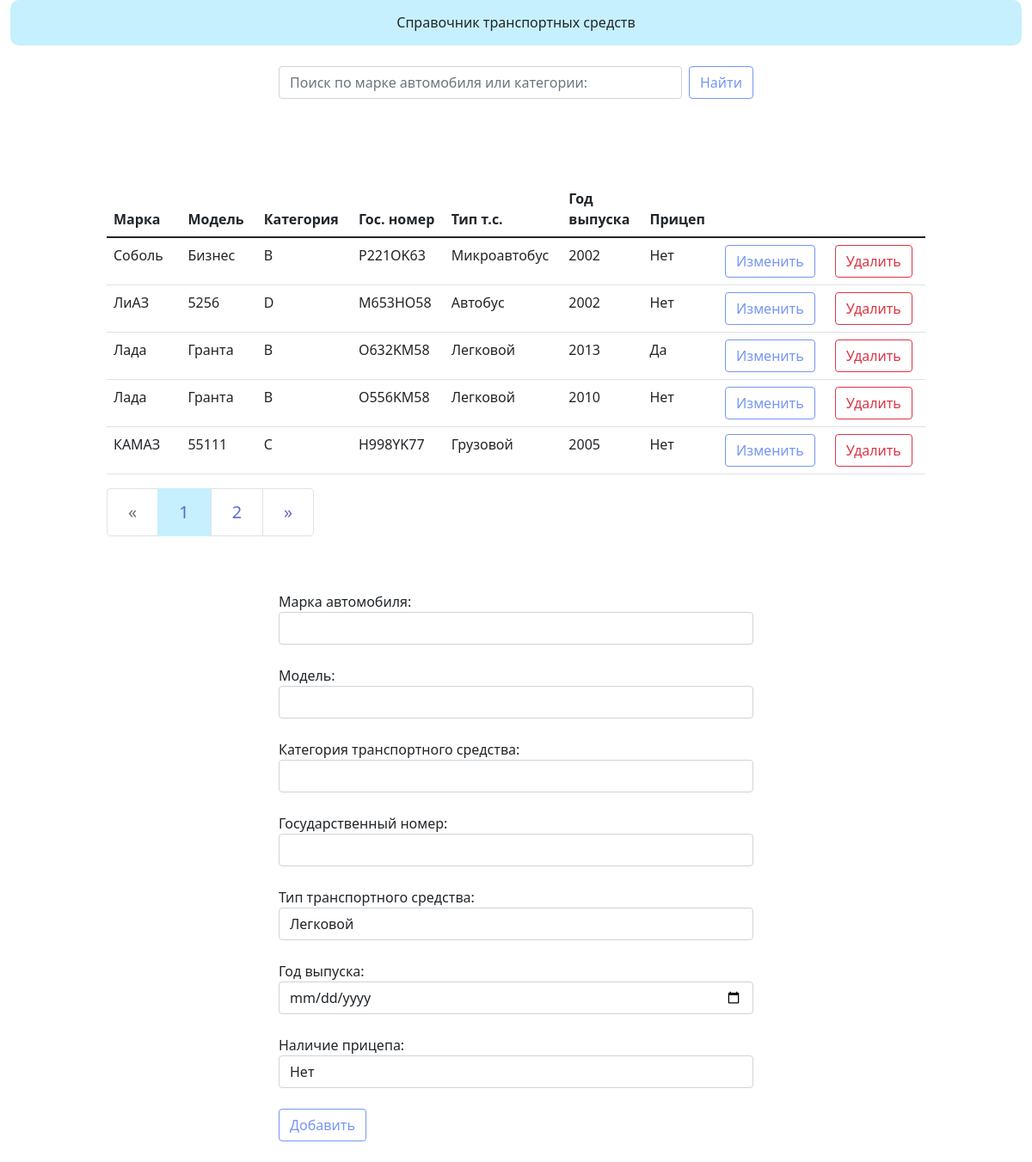
Before: / with the older database file.
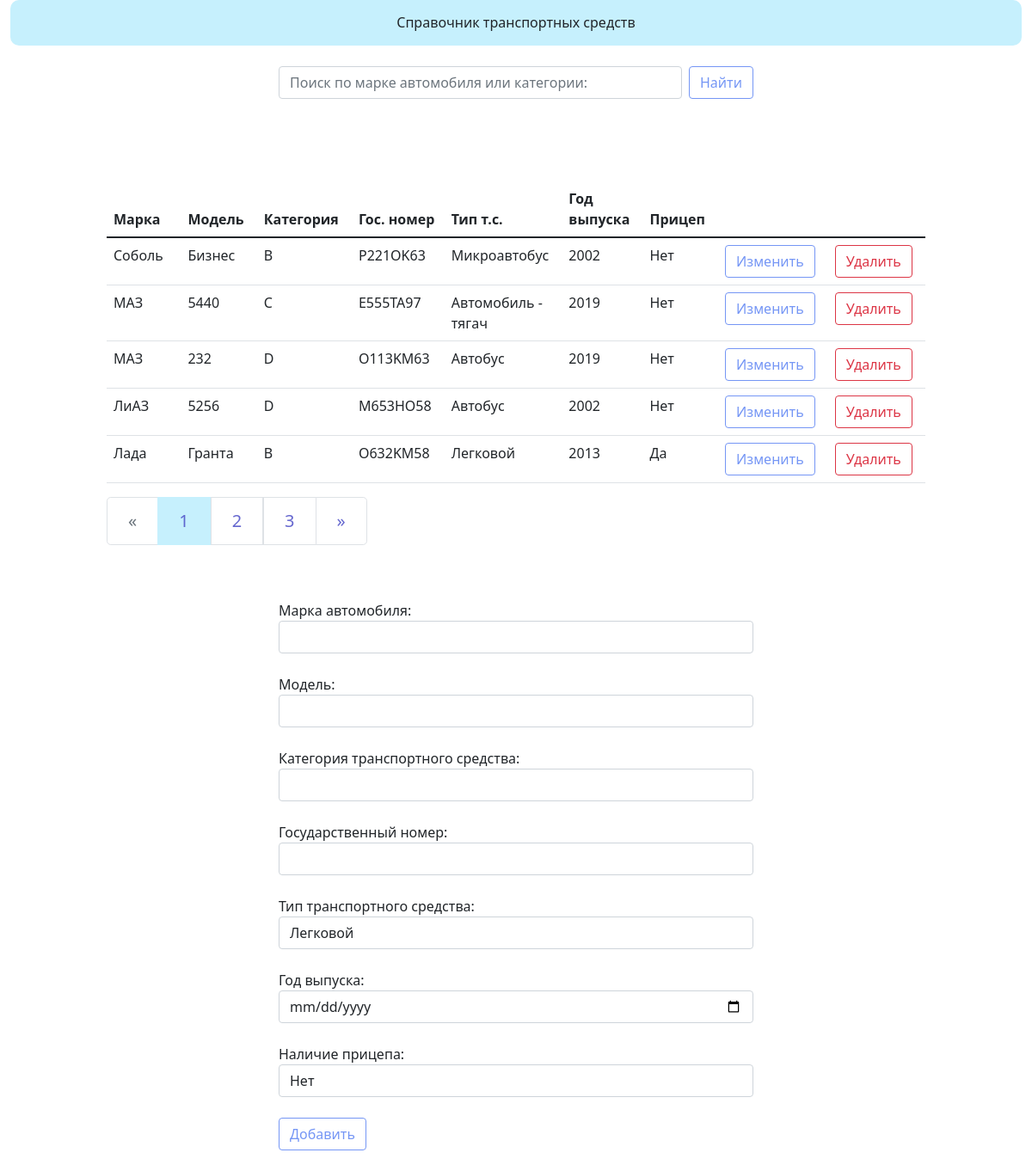
After: the same page with the newer database file.
### models.py (models this page shows)
class Cars(db.Model):
    id = db.Column(db.Integer, primary_key=True)
    car_brand = db.Column(db.String(100))   # марка автомобиля
    car_model = db.Column(db.String(100))   # модель
    category = db.Column(db.String(100))    # категория ТС
    car_license_plate = db.Column(db.String(20), unique=True)   # государственный номер
    car_type = db.Column(db.String(100))    # тип ТС
    release_year = db.Column(db.DateTime())    # год выпуска
    trailer = db.Column(db.String(5))    # наличие прицепа

### view.py (the view, shortened to what this page needs)
@app.route('/', methods=['POST', 'GET'])
def index():
    form = CarsForm()
    page = request.args.get('page')
    if page and page.isdigit():
        page = int(page)
    else:
        page = 1
    search = request.args.get('search')
    if search:
        cars = Cars.query.filter(Cars.car_brand.contains(search) | Cars.category.contains(search)).order_by(Cars.car_brand.desc())
    else:
        cars = Cars.query.order_by(Cars.car_brand.desc())
    pages = cars.paginate(page=page, per_page=5)
    car_id = request.args.get('id')
    return render_template('index.html', form=form, pages=pages, search=search)

### form.py
class CarsForm(FlaskForm):
    car_brand = StringField('Марка автомобиля: ', validators=[InputRequired()])
    car_model = StringField('Модель: ', validators=[InputRequired()])
    category = StringField('Категория транспортного средства: ', validators=[InputRequired()])
    car_license_plate = StringField('Государственный номер: ', validators=[InputRequired()])
    car_type = SelectField('Тип транспортного средства: ', choices=[('Легковой', 'Легковой'),
                                                                    ('Грузовой', 'Грузовой'),
                                                                    ('Микроавтобус ', 'Микроавтобус '),
                                                                    ('Автобус', 'Автобус'),
                                                                    ('Автомобиль - тягач', 'Автомобиль - тягач')
                                                                    ])
    release_year = DateField('Год выпуска: ', validators=[InputRequired()])
    trailer = SelectField('Наличие прицепа: ', choices=[('Нет', 'Нет'), ('Да', 'Да')])

### templates/index.html (shortened to what this page needs)
{% extends 'base.html' %}
{% block search %}
    <form class="d-flex" action="{{ url_for('index')}}" method="GET">
    <input class="form-control me-2" type="search" placeholder="Поиск по марке автомобиля или категории:" aria-label="Search" name="search" value="{{ request.args.get('search', '') }}">
    <button class="btn btn-outline-success" type="submit">Найти</button>
    </form>
{% endblock %}
{% block content %}
<table class="table">
    <thead>
    <tr>
        <th scope="col">Марка</th>
        <th scope="col">Модель</th>
        <th scope="col">Категория</th>
        <th scope="col">Гос. номер</th>
        <th scope="col">Тип т.с.</th>
        <th scope="col">Год выпуска</th>
        <th scope="col">Прицеп</th>
    </tr>
    </thead>
    <tbody>
    {% for car in pages.items %}
    <tr>
        <td class="col-1">{{ car.car_brand }}</td>
        <td class="col-1">{{ car.car_model }}</td>
        <td class="col-1">{{ car.category }}</td>
        <td class="col-1">{{ car.car_license_plate }}</td>
        <td class="col-1">{{ car.car_type }}</td>
        <td class="col-1">{{ car.release_year.strftime("%Y") }}</td>
        <td class="col-1">{{ car.trailer }}</td>
        <td class="col-1">
            <button id={{car.id}}
                    class="btn btn-outline-success"
                    onclick='window.location.href="{{ url_for('index', page=request.args.get('page', ''), id=car.id, search=search) }}"' method="GET">
                    Изменить
            </button>
        </td>
        <td class="col-1">
            <button id={{car.id}}
                    class="btn btn-outline-danger"
                    onclick='window.location.href="{{ url_for('delete',id=car.id) }}"' method="POST">
                    Удалить
            </button>
        </td>
    </tr>
    {% endfor %}
    </tbody>
</table>
<nav aria-label="Page navigation example">
    <ul class="pagination pagination-lg">
        <li {% if not pages.has_prev %} class="page-item disabled"  {% endif %}>
            <a class="page-link" href="{{ url_for('index', search=search, page=pages.prev_num) }}"
               aria-label="Previous">
                <span aria-hidden="true">&laquo;</span>
            </a>
        </li>
        {% for page in pages.iter_pages(left_edge=2,right_edge=2,left_current=1, right_current=2) %}
        {% if page %}
        <li {% if page == pages.page %} class="page-item active" {% endif %}>
            <a class="page-link" href="{{ url_for('index', search=search, page=page) }}">{{ page }}</a>
        </li>
        {% else %}
        <li class="page-item"><a class="page-link">...</a></li>
        {% endif %}
        {% endfor %}
        <li {% if pages.has_next %} class="page-item"  {% else %} class="page-item disabled" {% endif %}>
            <a class="page-link"  href="{{ url_for('index',search=search, page=pages.next_num) }}"
               aria-label="Next">
                <span aria-hidden="true">&raquo;</span>
            </a>
        </li>
    </ul>
</nav>
{% endblock %}
{% block form %}
<form action="{{ url_for('index')}}" method="POST">
    {% for field in form if field.name not in ['csrf_token'] %}
        {{ field.label(class="control-label") }}
        {{ field(class="form-control") }}<br>
    {% endfor %}
    <button type="submit" class="btn btn-outline-success">Добавить</button>
</form>
{% endblock %}

### templates/base.html (shortened to what this page needs)
<!DOCTYPE html>
<html lang="ru">
    <head>
        <link rel="stylesheet" href="{{ url_for('static', filename='bootstrap/css/bootstrap.min.css') }}">
        <link rel="stylesheet" href="{{ url_for('static', filename='/css/style.css') }}">
    </head>
    <body>
        <div class="container-fluid">
            <nav class="navbar navbar-expand-sm navbar navbar-light">
                <div class="collapse navbar-collapse" id="navbarSupportedContent">
                    <div class="container text-center">Справочник транспортных средств</div>
                </div>
            </nav>
        </div>
        <div class="mx-auto p-4 col-6">
            {% block search %}
            {% endblock %}
        </div>
        <div class="mx-auto p-4 col-6">
        </div>
        <div class="container mx-auto p-4 col-10">
            {% block content %}
            {% endblock %}
        </div>
        <div class="container mx-auto p-4 col-6">
            {% block form %}
            {% endblock %}
        </div>
    </body>
</html>

### static/css/style.css (style rules this page uses)
.navbar-light { border-radius: 10px; background-color: #c6f0fd; padding-top: 0.9rem; padding-bottom: 0.9rem; }
.btn-outline-success { color: #7596f5; border-color: #7596f5; }
.page-item.active .page-link { color: #4b4ec7d9; background-color: #c6f0fd; border-color: #c6f0fd; }
.page-link { position: relative; display: block; color: #4b4ec7d9; }
a { color:#27d2e3 }

Changed rows visible on the page:
no longer on this page (row unchanged): Cars: car_brand "Лада", car_model "Гранта", category "B", car_license_plate "O556KM58", car_type "Легковой", release_year "2010", trailer "Нет"
no longer on this page (row edited): Cars: car_brand "КАМАЗ", car_model "55111", category "C", car_license_plate "H998YK77", car_type "Грузовой", release_year "2005", trailer "Нет"
added Cars: car_brand "МАЗ", car_model "5440", category "C", car_license_plate "E555TA97", car_type "Автомобиль - тягач", release_year "2019", trailer "Нет"
added Cars: car_brand "МАЗ", car_model "232", category "D", car_license_plate "O113KM63", car_type "Автобус", release_year "2019", trailer "Нет"
Other visible differences:
new list line: "3"
